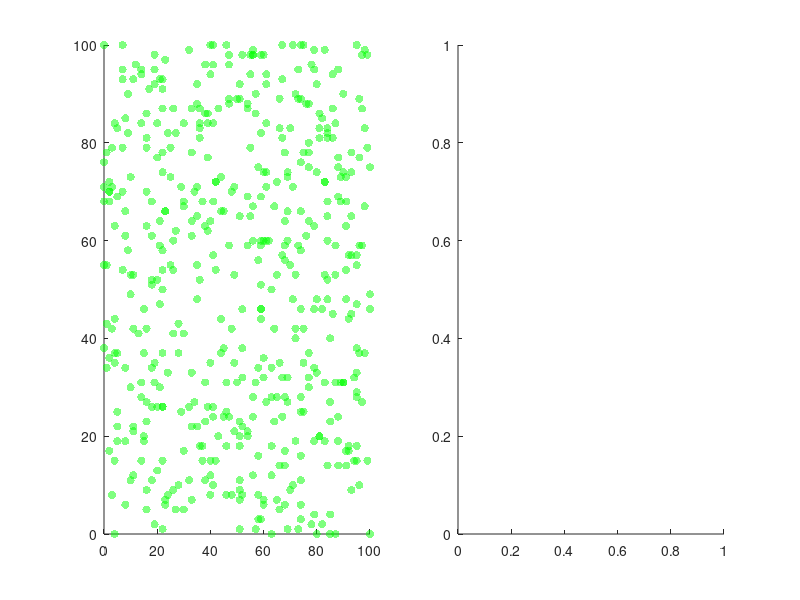

Reproduce this figure in MATLAB. (Note: this script raises an error after producing the figure.)
clearvars;clc;
% Setup parameters
num_par = 500;            % number of particles
rep = 10;
extinct_date = zeros(1,rep);
parfor k=1:rep
    xl = [0 100];           
    yl = [0 100];           
    start = [randi(xl,num_par,1),randi(yl,num_par,1)];  % starting coordinate (x,y)
    gain = 0.01;              % movement 
    time = 30;        
    day = 1;
    limit_day = 100;

    % Epi parameter
    r_infect = 5;
    infectP = 0.8;
    i_period = 5;

    %% % Initialize figure
    close all;

    figure
    set(gcf,'units','points','position',[500,500,1200,400])
    ax1 = subplot(121);
    h = scatter(start(:,1), start(:,2),35,...
        repmat([0 1 0],num_par,1),'filled','MarkerFaceAlpha',.5);
    xlim(ax1, xl)
    ylim(ax1, yl)
    % hold(ax1, 'on')


    ax2 = subplot(122);
    h2 = animatedline(0,0,'Color','m','LineWidth',1,'Marker','o');
    hold on
    h3 = animatedline(0,0,'Color','k','LineWidth',1);
    % ylim(ax2, [0 num_par])
    % xlim(ax2, [0 limit_day])
    xlabel('Time (day)');
    ylabel('# of infect');
    legend('Today','Current');

    %%
    % randomly jitter for set amount of time
    t1 = tic; 
    pt = [start,zeros(num_par,2)];
    % first infection
    pt(1:2,3) = 1;
    h.CData(1:2,:) = ones(2,1)*[1 0 0];
    % percent of smartphone user;
    su = .2;
    suIdx = rand(num_par,1)<su;
    pt(:,4) = suIdx;


    % stepX = range(xl) * gain; 
    % stepY = range(yl) * gain; 
    step = range(xl) * gain;
    sdf(gcf,'paper_f150')

    video_flag = 0;
    switch video_flag
        case 1
            fprintf('Saving vids...\n');
            video_filename = sprintf('pt%d-idot%.1f-period%d',num_par,infectP,i_period);
            v = VideoWriter(strcat('vids/',video_filename),'MPEG-4');
            v.FrameRate = 10;
            v.Quality = 100;
            open(v);
            frame = getframe(gcf);
            writeVideo(v,frame);
    end
    %%
    while toc(t1) < time && any(pt(:,3)>=1&pt(:,3)<=i_period)            
       pt(pt(:,3)>0,3) = pt(pt(:,3)>0,3)+1;
       h.CData(pt(:,3)>i_period,:) = ones(sum(pt(:,3)>i_period),1)*[0 0 1];

    %    next_loc = getNextLocation(pt,xl,yl,step);
       g1_idx = pt(:,3)>=1&pt(:,4)&pt(:,3)>=i_period/2;
       g2_idx = ~g1_idx;
       next_loc1 = getNextLocation(pt(g1_idx,1:2),[150 200],[150, 200],step);
       next_loc2 = getNextLocation(pt(g2_idx,1:2),xl,yl,step);
       next_loc = zeros(num_par,2);
       next_loc(g1_idx,1:2) = next_loc1;
       next_loc(g2_idx,1:2) = next_loc2;
       % Smooth animation
       dt = 5;
       fun1 = @(a,b) linspace(a,b,dt);
       dx = arrayfun(fun1,pt(:,1),next_loc(:,1),'UniformOutput',false);
       dy = arrayfun(fun1,pt(:,2),next_loc(:,2),'UniformOutput',false);
       dx = vertcat(dx{:});
       dy = vertcat(dy{:});
       for i=1:dt
           h.XData = dx(:,i); 
           h.YData = dy(:,i);       
           drawnow 
       end
       pt(:,1:2) = next_loc;
    %    pt(:,1) = xbound(indx); 
    %    pt(:,2) = ybound(indy);
    %    h.XData = pt(:,1); 
    %    h.YData = pt(:,2);    

       % Apply infection transition`
    %    pt(:,3) = updateInfection(pt);
       infectiousIdx = find(pt(:,3)>=1&pt(:,3)<=i_period);
       susceptibleIdx = find(pt(:,3)==0);
       sus_loc = pt(susceptibleIdx,1:2);
       inf_loc = pt(infectiousIdx,1:2);
       [i_idx,i_dist] = knnsearch(inf_loc,sus_loc,'K',1);
       if any(i_dist<r_infect)           % get index neighbor in distance r m
           rndSel = rand(sum(i_dist<r_infect),1)<infectP;
           contactIdx = find(i_dist<r_infect);
           infectionIdx = susceptibleIdx(contactIdx(rndSel)); 
           if ~isempty(infectionIdx)           
               pt(infectionIdx,3) = 1;
               h.CData(infectionIdx,:) = repmat([1 0 0],length(infectionIdx),1);           
           end
           day_infect=sum(rndSel);       
           addpoints(h2,day,day_infect);
       else
           addpoints(h2,day,0);       
       end
       addpoints(h3,day,sum(pt(:,3)>=1&pt(:,3)<=i_period));       
       axis tight
       drawnow

       day=day+1;

       switch video_flag
            case 1
            frame = getframe(gcf);
            writeVideo(v,frame);
       end
    end
    switch video_flag, case 1, close(v);end
    extinct_date(k) = day;
end